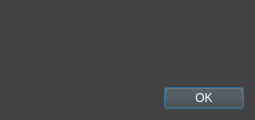
<?xml version="1.0" encoding="UTF-8"?>
<ui version="4.0">
 <class>Dialog_loading</class>
 <widget class="QDialog" name="Dialog_loading">
  <property name="geometry">
   <rect>
    <x>0</x>
    <y>0</y>
    <width>255</width>
    <height>120</height>
   </rect>
  </property>
  <property name="sizePolicy">
   <sizepolicy hsizetype="Fixed" vsizetype="Fixed">
    <horstretch>0</horstretch>
    <verstretch>0</verstretch>
   </sizepolicy>
  </property>
  <property name="maximumSize">
   <size>
    <width>640</width>
    <height>480</height>
   </size>
  </property>
  <property name="styleSheet">
   <string notr="true">QWidget{
	background-color: rgb(67, 67, 67);
	color: rgb(255, 255, 255);
}</string>
  </property>
  <layout class="QVBoxLayout" name="verticalLayout">
   <item>
    <widget class="QLabel" name="label">
     <property name="alignment">
      <set>Qt::AlignCenter</set>
     </property>
    </widget>
   </item>
   <item>
    <widget class="QDialogButtonBox" name="buttonBox">
     <property name="orientation">
      <enum>Qt::Horizontal</enum>
     </property>
     <property name="standardButtons">
      <set>QDialogButtonBox::Ok</set>
     </property>
    </widget>
   </item>
  </layout>
 </widget>
 <resources/>
 <connections>
  <connection>
   <sender>buttonBox</sender>
   <signal>accepted()</signal>
   <receiver>Dialog_loading</receiver>
   <slot>accept()</slot>
   <hints>
    <hint type="sourcelabel">
     <x>248</x>
     <y>254</y>
    </hint>
    <hint type="destinationlabel">
     <x>157</x>
     <y>274</y>
    </hint>
   </hints>
  </connection>
  <connection>
   <sender>buttonBox</sender>
   <signal>rejected()</signal>
   <receiver>Dialog_loading</receiver>
   <slot>reject()</slot>
   <hints>
    <hint type="sourcelabel">
     <x>316</x>
     <y>260</y>
    </hint>
    <hint type="destinationlabel">
     <x>286</x>
     <y>274</y>
    </hint>
   </hints>
  </connection>
 </connections>
</ui>
